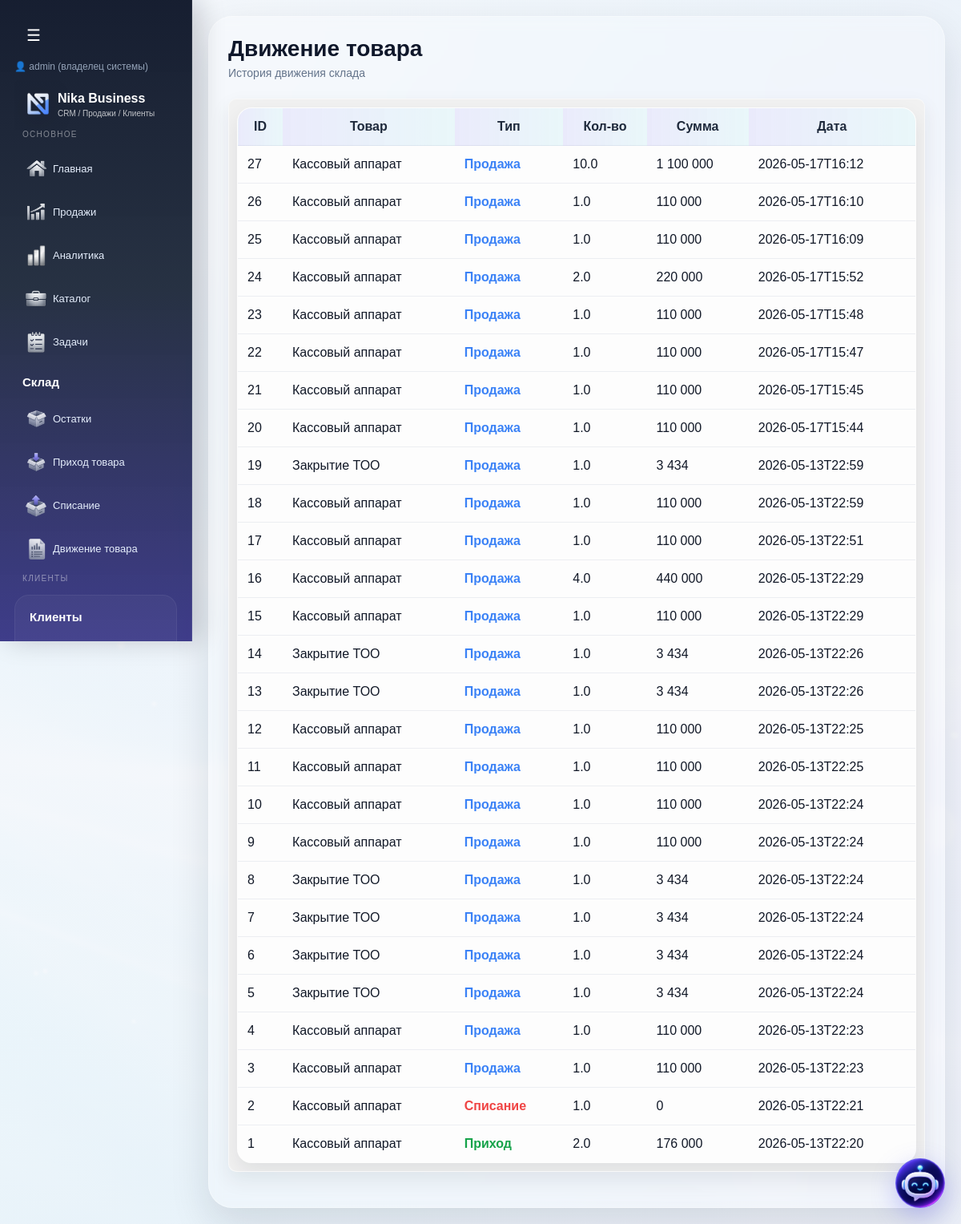
The page /stock/movements (signed in) on the database as committed earlier.
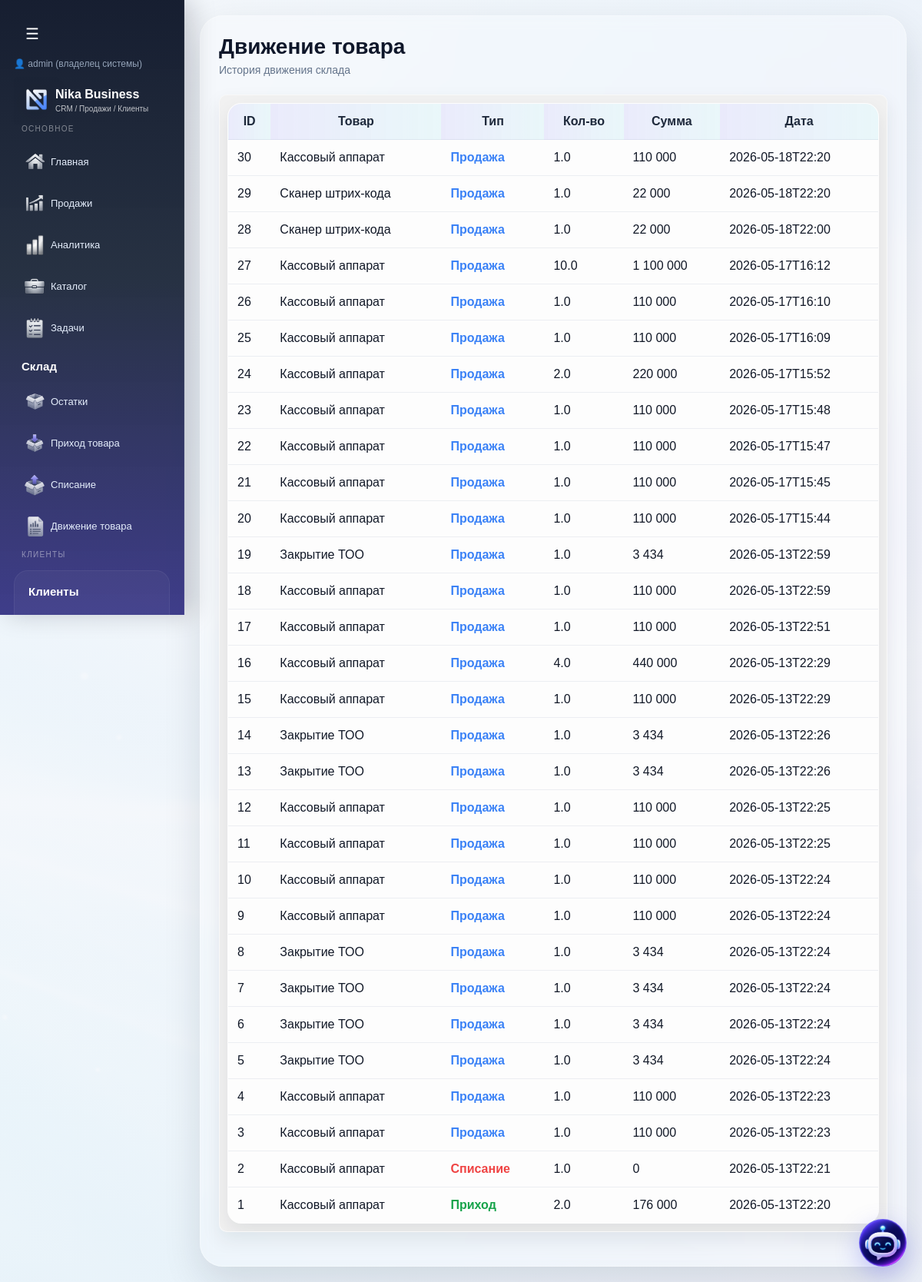
The same page on the database as committed later.
### tables this page shows
CREATE TABLE stock_movements (
        id INTEGER PRIMARY KEY AUTOINCREMENT,

        company_id INTEGER,

        item_id INTEGER,

        movement_type TEXT,

        quantity REAL,

        price REAL,

        total REAL,

        comment TEXT,

        created_at TEXT
    );

CREATE TABLE items (
        id INTEGER PRIMARY KEY AUTOINCREMENT,
        name TEXT,
        price INTEGER,
        category TEXT,
        type TEXT
    , description TEXT, retail_price INTEGER, wholesale_price INTEGER, discount_percent INTEGER, purchase_price INTEGER, barcode TEXT, company_id INTEGER, unit TEXT, markup_percent REAL DEFAULT 0, quantity REAL DEFAULT 0);

### routes/stock.py (the view)
@stock_bp.route("/stock/movements")
def stock_movements():
    conn = get_db()
    rows = conn.execute("""
        SELECT
            stock_movements.*,
            items.name as item_name

        FROM stock_movements

        LEFT JOIN items
        ON items.id = stock_movements.item_id

        WHERE stock_movements.company_id = ?

        ORDER BY stock_movements.id DESC
    """, (
        session.get("company_id"),
    )).fetchall()
    conn.close()
    return render_template(
        "stock_movements.html",
        rows=rows
    )

### app.py (called while the page is built, shortened)
@app.before_request
def check_company_access():
    if session.get("is_super_admin") or session.get("is_creator"):
        return

### models.py (called while the page is built)
def get_db():
    conn = sqlite3.connect(DATABASE, timeout=5)
    conn.row_factory = sqlite3.Row
    return conn

### templates/stock_movements.html (shortened to what this page needs)
{% extends "base.html" %}
{% block content %}
<div class="page-header">
    <div>
        <h1 class="page-title">Движение товара</h1>
        <div class="page-note">
            История движения склада
        </div>
    </div>
</div>
<div class="card">
    <table>
        <thead>
            <tr>
                <th>ID</th>
                <th>Товар</th>
                <th>Тип</th>
                <th>Кол-во</th>
                <th>Сумма</th>
                <th>Дата</th>
            </tr>
        </thead>
        <tbody>
        {% for row in rows %}
            <tr>
                <td>{{ row.id }}</td>
                <td>{{ row.item_name }}</td>
                <td>
                    {% if row.movement_type == "income" %}
                        <span style="color:#16a34a;font-weight:bold;">
                            Приход
                        </span>
                    {% elif row.movement_type == "sale" %}
                        <span style="color:#3b82f6;font-weight:bold;">
                            Продажа
                        </span>
                    {% elif row.movement_type == "writeoff" %}
                        <span style="color:#ef4444;font-weight:bold;">
                            Списание
                        </span>
                    {% endif %}
                </td>
                <td>
                    {{ row.quantity }}
                </td>
                <td>
                    {{ "{:,.0f}".format(row.total or 0).replace(",", " ") }}
                </td>
                <td>
                    {{ row.created_at[:16] if row.created_at }}
                </td>
            </tr>
        {% endfor %}
        </tbody>
    </table>
</div>
{% endblock %}

### templates/base.html (shortened to what this page needs)
<!DOCTYPE html>
<html lang="ru">
<head>
</head>
<body>
<div class="layout">
	<div class="sidebar" id="sidebar">
            <div class="toggle-btn desktop-toggle" onclick="toggleSidebar()">☰</div>
			<div style="margin:10px 0; font-size:12px; color:#94a3b8;">
				👤 {{ session.get("username") }}
				{% if session.get("is_creator") %}
					(создатель системы 🔥)
				{% elif session.get("is_super_admin") %}
					(владелец системы)
				{% elif session.get("role") == "admin" %}
					(админ компании)
				{% else %}
					(кассир)
				{% endif %}
			</div>
			<div class="sidebar-logo">
				<img src="/static/img/logo-mini.png" class="logo-mark">
				<div class="logo-text-wrap">
					<div class="logo-name">Nika Business</div>
					<div class="logo-sub">CRM / Продажи / Клиенты</div>
				</div>
			</div>
		<div class="menu-section">
			<div class="menu-caption">Основное</div>
			<a href="/dashboard">
				<img src="/static/icons/home.png" class="menu-icon">
				<span class="text">Главная</span>
			</a>
			<a href="/sales">
				<img src="/static/icons/sales.png" class="menu-icon">
				<span class="text">Продажи</span>
			</a>
			<a href="/analytics">
				<img src="/static/icons/analytics.png" class="menu-icon">
				<span class="text">Аналитика</span>
			</a>
			<a href="/items">
				<img src="/static/icons/items.png" class="menu-icon">
				<span class="text">Каталог</span>
			</a>
			<a href="/tasks">
				<img src="/static/icons/tasks.png" class="menu-icon">
				<span class="text">Задачи</span>
			</a>
		</div>
		<div class="menu-section">
			<div class="menu-title">
				Склад
			</div>
			<a href="/stock" class="menu-link">
				<img
					src="/static/icons/stock.png"
					class="menu-icon"
				>
				<span class="text">Остатки</span>
			</a>
			<a href="/stock/income" class="menu-link">
				<img
					src="/static/icons/income.png"
					class="menu-icon"
				>
				<span class="text">Приход товара</span>
			</a>
			<a href="/stock/writeoff" class="menu-link">
				<img
					src="/static/icons/writeoff.png"
					class="menu-icon"
				>
				<span class="text">Списание</span>
			</a>
			<a href="/stock/movements" class="menu-link">
				<img
					src="/static/icons/movements.png"
					class="menu-icon"
				>
				<span class="text">Движение товара</span>
			</a>
		</div>
        <div class="menu-section">
            <div class="menu-caption">Клиенты</div>
            <div class="menu-group">
                <div class="menu-title">Клиенты</div>
				<a href="/clients" class="submenu">
				</a>
            </div>
        </div>
	</div>
    <div class="content">
        <div class="page-shell">
            {% block content %}{% endblock %}
        </div>
    </div>
</div>
<div id="agent-wrapper">
	<button id="agent-toggle" onclick="toggleAgent()">
		<img src="/static/icons/assistant-icon.png"
			 alt="AI"
			 class="agent-icon">
	</button>
</div>
</body>
</html>

Rows that differ between the two databases and show on the page:
added stock_movements: id "30", item_name "Кассовый аппарат", movement_type "Продажа", quantity "1.0", total "110 000", created_at "2026-05-18T22:20"
added stock_movements: id "29", item_name "Сканер штрих-кода", movement_type "Продажа", quantity "1.0", total "22 000", created_at "2026-05-18T22:20"
added stock_movements: id "28", item_name "Сканер штрих-кода", movement_type "Продажа", quantity "1.0", total "22 000", created_at "2026-05-18T22:00"
